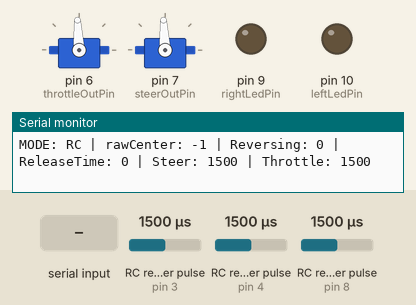
This sketch was run on a simulated Arduino Uno, built with avr-gcc and run on an emulated ATmega328P. Shown: 2 × servo, output pins drawn as LEDs (lit = HIGH), the last lines printed to the serial monitor. Wiring (inferred from the names in the program): 3 × RC receiver channel: data pin 3 / data pin 4 / data pin 8. The test bench sets the inputs (shaded band); at power-on: RC receiver pulse (sensors on pin 3, pin 8, pin 4) 1500 µs.

Above: at 3.2 s.
3.3 s: RC receiver pulse (sensor on pin 3) set to 1020 µs
At 3.64 s:
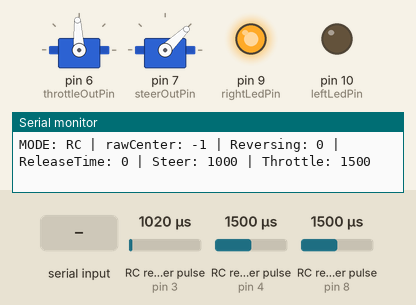
6.3 s: RC receiver pulse (sensor on pin 8) set to 1687 µs
9.3 s: RC receiver pulse (sensor on pin 8) set to 1709 µs
At 9.9 s:
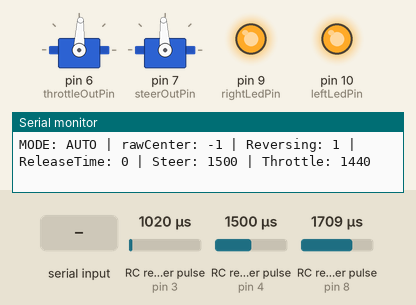
10.8 s: "90,45\n" received over Serial
At 11.7 s:
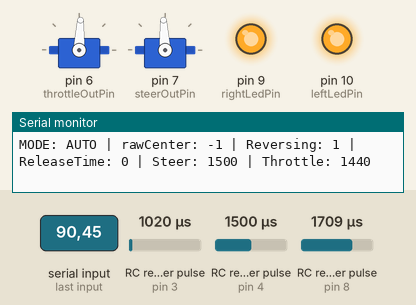
13.8 s: "200\n" received over Serial
At 15.4 s:
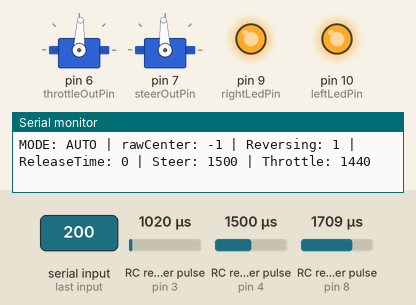
16.8 s: "30,150\n" received over Serial
At 18.0 s:
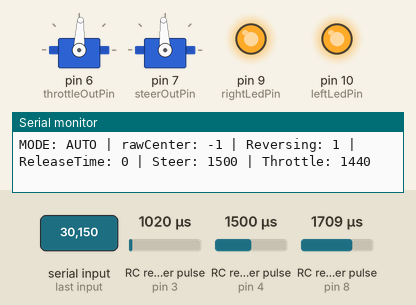
Timing chart, 0 to 19.8 s (numbered marks = the images above; inputs shaded):
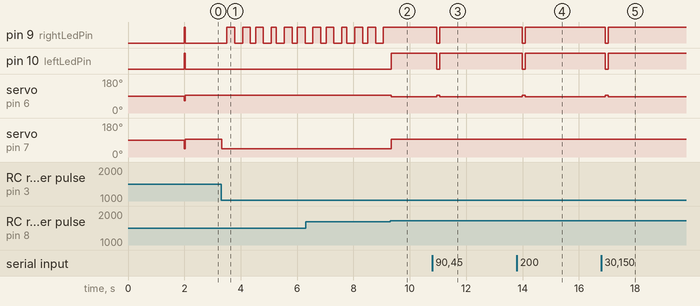

Measured:
- the behaviour switches between 1702 and 1703 µs on RC receiver pulse (sensor on pin 8) (found by bisection; images 1 and 2)
- after the input at 3.3 s, pin 9 (rightLedPin): LOW → HIGH after 0.21 s, → LOW 0.28 s later, → HIGH 0.28 s later, → LOW 0.28 s later, … (12 changes in this stretch); servo on pin 7 (steerOutPin): 93° → 44° at once
- after the input at 9.3 s, pin 9 (rightLedPin): stops changing and stays HIGH; pin 10 (leftLedPin): LOW → HIGH at once; servo on pin 6 (throttleOutPin): 93° → 87° at once; servo on pin 7 (steerOutPin): 44° → 93° at once
- after the input at 10.8 s, pin 9 (rightLedPin), pin 10 (leftLedPin): HIGH → LOW after 0.16 s, → HIGH 0.10 s later; servo on pin 6 (throttleOutPin): 87° → 93° after 0.16 s, → 87° 0.10 s later
- after the input at 13.8 s, pin 9 (rightLedPin), pin 10 (leftLedPin): HIGH → LOW after 0.20 s, → HIGH 0.10 s later; servo on pin 6 (throttleOutPin): 87° → 93° after 0.20 s, → 87° 0.10 s later
- after the input at 16.8 s, pin 9 (rightLedPin), pin 10 (leftLedPin): HIGH → LOW after 0.14 s, → HIGH 0.10 s later; servo on pin 6 (throttleOutPin): 87° → 93° after 0.14 s, → 87° 0.10 s later

The sketch:

RC_arduino.ino
```cpp
#include <Servo.h>
#include <PinChangeInterrupt.h>

// ─────────────────────────────────────────────
// 핀 설정
const int throttleInPin  = 4;   // RC 스로틀 입력
const int steerInPin     = 3;   // RC 조향 입력
const int throttleOutPin = 6;   // ESC 출력
const int steerOutPin    = 7;   // 서보 출력
const int ch7_pin        = 8;   // CH7 (모드 전환)

const int leftLedPin  = 10;     // 좌측 LED (깜빡이)
const int rightLedPin = 9;      // 우측 LED (깜빡이)

// ─────────────────────────────────────────────
// 기본 설정
const int pwmCenter = 1500;         // 중립 PWM
const float forwardFactor  = 0.2f;  // 수동 전진 계수
const float backwardFactor = 0.2f;  // 수동 후진 계수

// ─────────────────────────────────────────────
// 자율 주행 속도 설정
const int straightThreshold = 20;   // 직진 판정 범위
const int straightSpeed     = 1570; // 직진 속도
const int cornerSpeed       = 1560; // 회전 시 속도
const int reverseSpeed      = 1440; // 후진 속도

// PD 제어 이득
float kp = 1.5;
float kd = 0.3;

// 조향 설정
float steerExpo = 1.0;     // 조향 곡선 강도
int steerRange  = 1500;    // 조향 PWM 범위

// ─────────────────────────────────────────────
// Zigzag 설정
const int zigzagAmplitude = 100;         // 지그재그 폭
const unsigned long zigzagPeriod = 100;  // 지그재그 주기(ms)

// ─────────────────────────────────────────────
// 인터럽트 관련 변수
volatile uint32_t throttleStart = 0, throttlePulse = 0;
volatile uint32_t steerStart    = 0, steerPulse    = 0;
volatile uint32_t ch7Start      = 0, ch7Pulse      = 0;

// ─────────────────────────────────────────────
// 기타 전역 변수
Servo throttleESC;
Servo steerServo;

String serialBuffer = "";
unsigned long lastSerialTime = 0;
unsigned long lastCH7Time    = 0;

int rawCenter      = -1; // 라인트래킹 중심 좌표 (-1: 없음)
int prevError      = 0;  // PD용 이전 오차
unsigned long prevTime = 0; // PD용 이전 시간

bool reversing = false;                   // 후진 중 여부
unsigned long reversingReleaseTime = 0;   // 후진 해제 시간

bool zigzagDir = false;           // 지그재그 방향
unsigned long zigzagLastToggle = 0; // 지그재그 마지막 전환 시간

// ─────────────────────────────────────────────
// 함수 선언
void throttleISR();
void steerISR();
void ch7ISR();

void setup() {
  Serial.begin(9600);
  throttleESC.attach(throttleOutPin);
  steerServo.attach(steerOutPin);

  delay(2000); // ESC 초기화 대기
  throttleESC.writeMicroseconds(pwmCenter);
  steerServo.writeMicroseconds(pwmCenter);

  pinMode(throttleInPin, INPUT);
  pinMode(steerInPin,    INPUT);
  pinMode(ch7_pin,       INPUT);
  pinMode(leftLedPin, OUTPUT);
  pinMode(rightLedPin, OUTPUT);

  attachPCINT(digitalPinToPCINT(throttleInPin), throttleISR, CHANGE);
  attachPCINT(digitalPinToPCINT(steerInPin),    steerISR,   CHANGE);
  attachPCINT(digitalPinToPCINT(ch7_pin),       ch7ISR,     CHANGE);

  prevTime = millis();
  zigzagLastToggle = millis();
}

void loop() {
  // ── 라인트래킹 데이터 수신 ──
  while (Serial.available()) {
    char c = Serial.read();
    if (c == '\n') {
      rawCenter = serialBuffer.toInt();
      lastSerialTime = millis();
      serialBuffer = "";
    } else {
      serialBuffer += c;
    }
  }

  // ── 타임아웃 처리 ──
  if (millis() - lastSerialTime > 10) rawCenter = -1;
  if (millis() - lastCH7Time > 1000)  ch7Pulse = 0;

  bool useSerial = (ch7Pulse > 1700);  // AUTO 모드 판단
  int steerOut = pwmCenter;
  int throttleOut = pwmCenter;

  // 기본 LED OFF
  digitalWrite(leftLedPin, LOW);
  digitalWrite(rightLedPin, LOW);

  if (useSerial) {
    // ── 후진 판단 및 모드 전환 ──
    if (!reversing && rawCenter == -1) reversing = true;
    if (reversing && rawCenter >= 0 && reversingReleaseTime == 0)
      reversingReleaseTime = millis() + 20;
    if (reversing && reversingReleaseTime > 0 && millis() >= reversingReleaseTime) {
      reversing = false;
      reversingReleaseTime = 0;
      prevTime = millis();
    }

    if (reversing) {
      // 후진 시 조향 (이전 에러 반대 방향)
      int reverseOffset = -prevError;
      float norm = float(reverseOffset) / 320.0;
      float curved = copysign(pow(abs(norm), steerExpo), norm);
      steerOut = constrain(pwmCenter + int(curved * steerRange), 1000, 2000);
      throttleOut = reverseSpeed;
      digitalWrite(leftLedPin, HIGH);
      digitalWrite(rightLedPin, HIGH);
    } else if (rawCenter >= 0) {
      // 전진: 직진/PD/지그재그
      int error = 320 - rawCenter;
      unsigned long now = millis();
      float dt = (now - prevTime) / 1000.0;

      if (abs(error) < straightThreshold) {
        if (now - zigzagLastToggle >= zigzagPeriod) {
          zigzagDir = !zigzagDir;
          zigzagLastToggle = now;
        }
        steerOut = pwmCenter + (zigzagDir ? zigzagAmplitude : -zigzagAmplitude);
        throttleOut = straightSpeed;
        if (zigzagDir) digitalWrite(leftLedPin, HIGH);
        else digitalWrite(rightLedPin, HIGH);
      } else {
        float Pout = kp * float(error);
        float derivative = (error - prevError) / (dt > 0 ? dt : 1e-3);
        float Dout = kd * derivative;
        float control = Pout + Dout;

        steerOut = constrain(pwmCenter + int(control), 1000, 2000);
        throttleOut = cornerSpeed;
        if (steerOut > pwmCenter) digitalWrite(leftLedPin, HIGH);
        else if (steerOut < pwmCenter) digitalWrite(rightLedPin, HIGH);
      }
      prevError = error;
      prevTime = now;
    }
  } else {
    // ── 수동 모드 ──
    int tOff = throttlePulse - pwmCenter;
    if (tOff > 50) throttleOut = pwmCenter + int(tOff * forwardFactor);
    else if (tOff < -50) {
      throttleOut = pwmCenter + int(tOff * backwardFactor);
      digitalWrite(leftLedPin, HIGH);
      digitalWrite(rightLedPin, HIGH);
    }

    int sOff = steerPulse - pwmCenter;
    if (abs(sOff) > 30) {
      float norm = float(sOff) / 500.0;
      float curved = copysign(pow(abs(norm), steerExpo), norm);
      steerOut = pwmCenter + int(curved * steerRange);
      if (sOff > 50 && millis() % 500 < 250) digitalWrite(leftLedPin, HIGH);
      else if (sOff < -50 && millis() % 500 < 250) digitalWrite(rightLedPin, HIGH);
    }
  }

  // 출력 적용
  steerOut = constrain(steerOut, 1000, 2000);
  throttleOut = constrain(throttleOut, 1000, 2000);
  steerServo.writeMicroseconds(steerOut);
  throttleESC.writeMicroseconds(throttleOut);

  // 디버그 출력
  Serial.print("MODE: "); Serial.print(useSerial ? "AUTO" : "RC");
  Serial.print(" | rawCenter: "); Serial.print(rawCenter);
  Serial.print(" | Reversing: "); Serial.print(reversing);
  Serial.print(" | ReleaseTime: ");
  Serial.print(reversingReleaseTime > 0 ? (reversingReleaseTime - millis()) : 0);
  Serial.print(" | Steer: "); Serial.print(steerOut);
  Serial.print(" | Throttle: "); Serial.println(throttleOut);

  delay(2); // 루프 주기 2ms
}

// ─────────────────────────────────────────────
// 인터럽트 핸들러
void throttleISR() {
  if (digitalRead(throttleInPin) == HIGH)
    throttleStart = micros();
  else
    throttlePulse = micros() - throttleStart;
}

void steerISR() {
  if (digitalRead(steerInPin) == HIGH)
    steerStart = micros();
  else
    steerPulse = micros() - steerStart;
}

void ch7ISR() {
  if (digitalRead(ch7_pin) == HIGH)
    ch7Start = micros();
  else {
    ch7Pulse = micros() - ch7Start;
    lastCH7Time = millis();
  }
}
```
